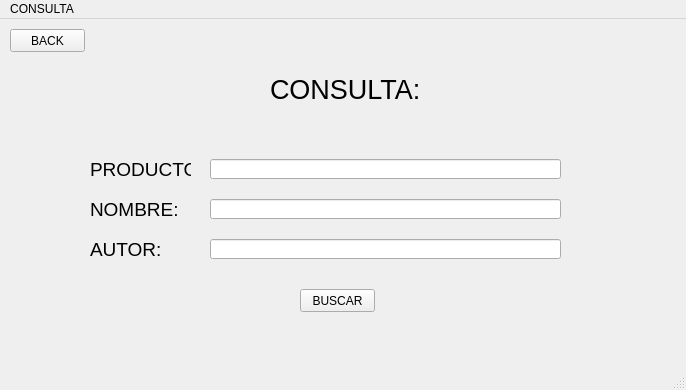
<?xml version="1.0" encoding="UTF-8"?>
<ui version="4.0">
 <class>MainWindow</class>
 <widget class="QMainWindow" name="MainWindow">
  <property name="geometry">
   <rect>
    <x>0</x>
    <y>0</y>
    <width>686</width>
    <height>390</height>
   </rect>
  </property>
  <property name="windowTitle">
   <string>MainWindow</string>
  </property>
  <widget class="QWidget" name="centralwidget">
   <widget class="QLabel" name="label">
    <property name="geometry">
     <rect>
      <x>270</x>
      <y>50</y>
      <width>161</width>
      <height>41</height>
     </rect>
    </property>
    <property name="font">
     <font>
      <pointsize>20</pointsize>
     </font>
    </property>
    <property name="text">
     <string>CONSULTA:</string>
    </property>
   </widget>
   <widget class="QPushButton" name="btnBuscar">
    <property name="geometry">
     <rect>
      <x>300</x>
      <y>270</y>
      <width>75</width>
      <height>23</height>
     </rect>
    </property>
    <property name="text">
     <string>BUSCAR</string>
    </property>
   </widget>
   <widget class="QLineEdit" name="txtProducto">
    <property name="geometry">
     <rect>
      <x>210</x>
      <y>140</y>
      <width>351</width>
      <height>20</height>
     </rect>
    </property>
   </widget>
   <widget class="QLabel" name="label_2">
    <property name="geometry">
     <rect>
      <x>90</x>
      <y>140</y>
      <width>101</width>
      <height>21</height>
     </rect>
    </property>
    <property name="font">
     <font>
      <pointsize>14</pointsize>
     </font>
    </property>
    <property name="text">
     <string>PRODUCTO:</string>
    </property>
   </widget>
   <widget class="QLineEdit" name="txtNombre">
    <property name="geometry">
     <rect>
      <x>210</x>
      <y>180</y>
      <width>351</width>
      <height>20</height>
     </rect>
    </property>
   </widget>
   <widget class="QLabel" name="label_4">
    <property name="geometry">
     <rect>
      <x>90</x>
      <y>180</y>
      <width>101</width>
      <height>21</height>
     </rect>
    </property>
    <property name="font">
     <font>
      <pointsize>14</pointsize>
     </font>
    </property>
    <property name="text">
     <string>NOMBRE:</string>
    </property>
   </widget>
   <widget class="QLineEdit" name="txtAutor">
    <property name="geometry">
     <rect>
      <x>210</x>
      <y>220</y>
      <width>351</width>
      <height>20</height>
     </rect>
    </property>
   </widget>
   <widget class="QLabel" name="label_3">
    <property name="geometry">
     <rect>
      <x>90</x>
      <y>220</y>
      <width>71</width>
      <height>21</height>
     </rect>
    </property>
    <property name="font">
     <font>
      <pointsize>14</pointsize>
     </font>
    </property>
    <property name="text">
     <string>AUTOR:</string>
    </property>
   </widget>
   <widget class="QPushButton" name="btnVolver">
    <property name="geometry">
     <rect>
      <x>10</x>
      <y>10</y>
      <width>75</width>
      <height>23</height>
     </rect>
    </property>
    <property name="text">
     <string>BACK</string>
    </property>
   </widget>
  </widget>
  <widget class="QMenuBar" name="menubar">
   <property name="geometry">
    <rect>
     <x>0</x>
     <y>0</y>
     <width>686</width>
     <height>21</height>
    </rect>
   </property>
   <widget class="QMenu" name="menuCONSULTA">
    <property name="title">
     <string>CONSULTA</string>
    </property>
   </widget>
   <addaction name="menuCONSULTA"/>
  </widget>
  <widget class="QStatusBar" name="statusbar"/>
 </widget>
 <resources/>
 <connections/>
</ui>
